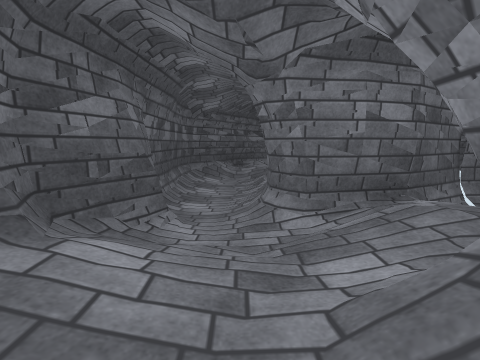
[1] (above)

19 first-person views from a walk through a Unity game level. The camera is 1.4 m above the floor, tilts 8° down and sees 85° across. The floor is counted in squares, 1 m on a side. Each view is taken from the middle of a square. On the plan, view 1 faces up. The plan holds only what a view shows up to about 13 squares ahead; the rest is blank. The place goes on beyond the plan. Surface patterns are stand-ins for the level's own textures.

[2]
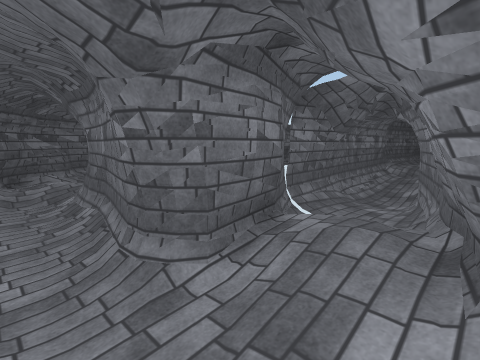

[3]
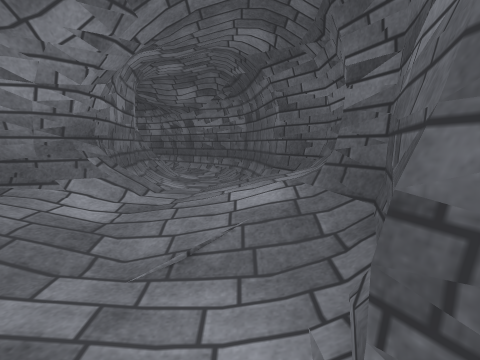

[4]
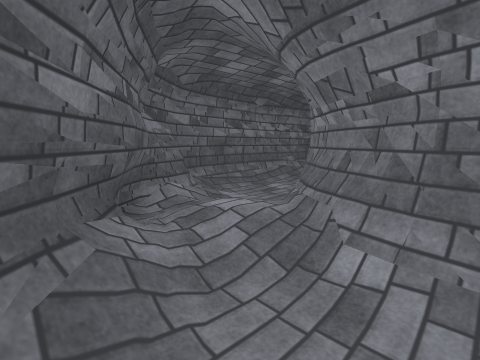

[5]
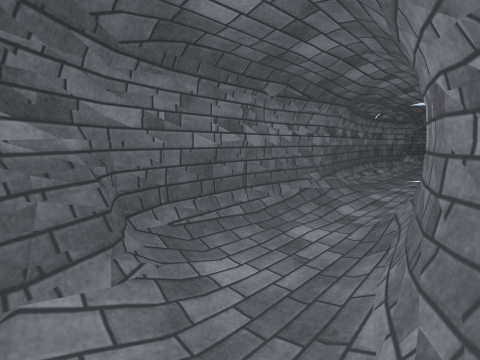

[6]
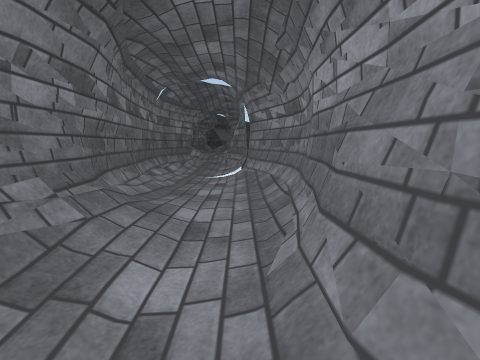

[7]
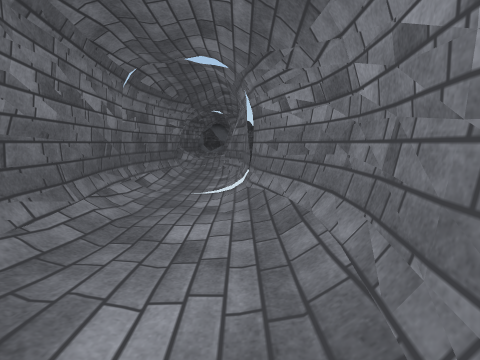

[8]
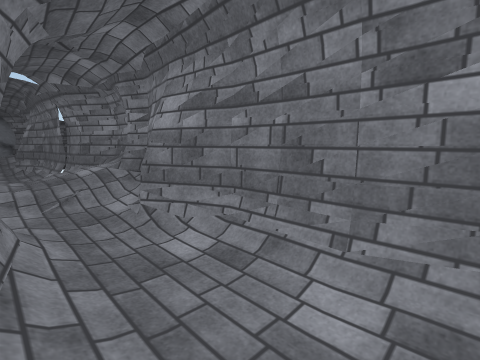

[9]
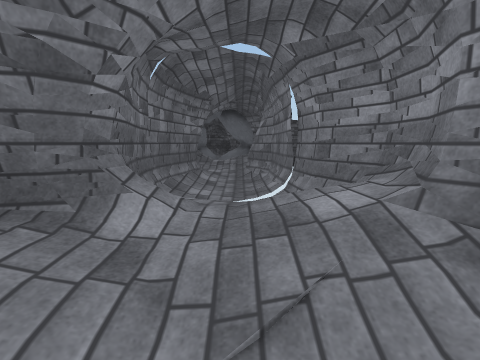

[10]
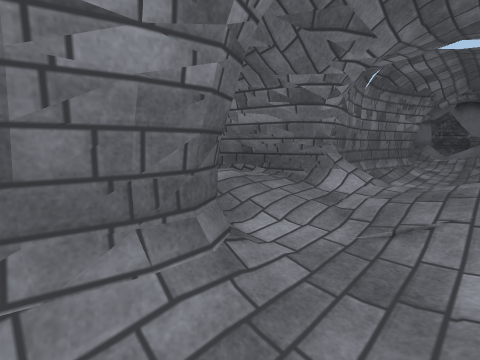

[11]
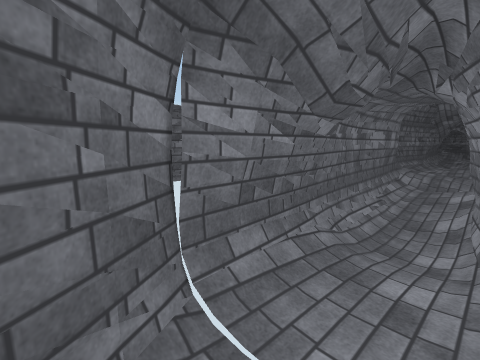

[12]
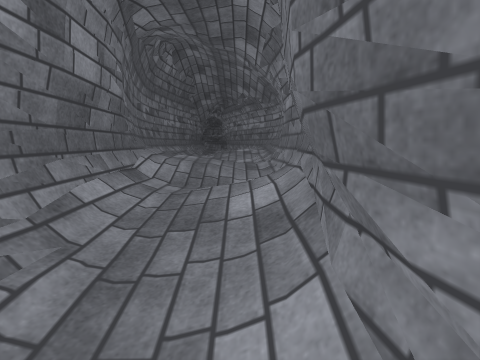

[13]
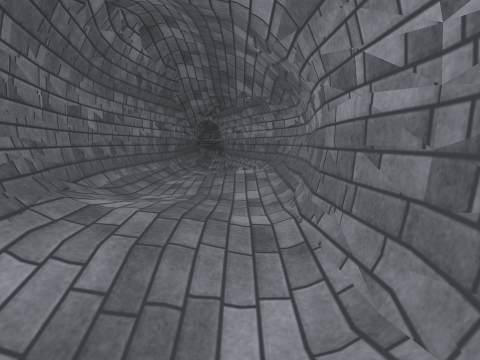

[14]
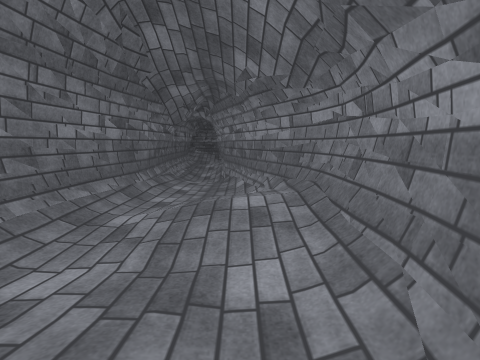

[15]
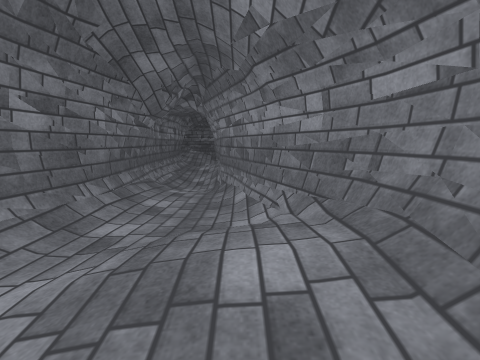

[16]
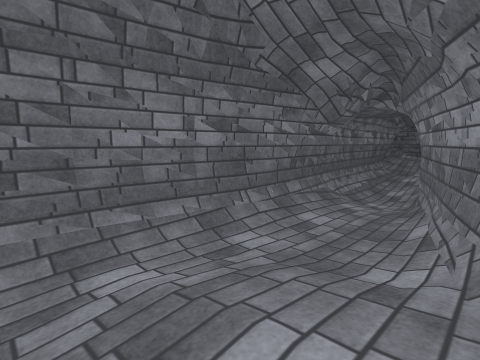

[17]
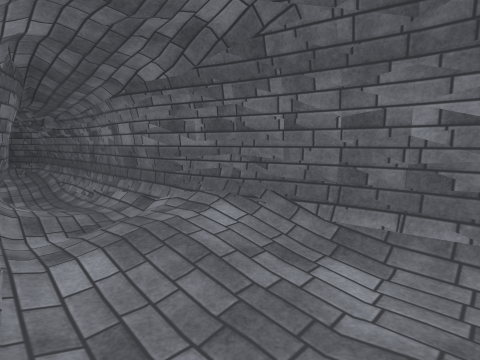

[18]
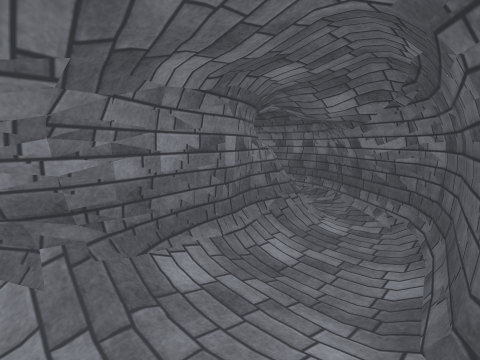

[19]
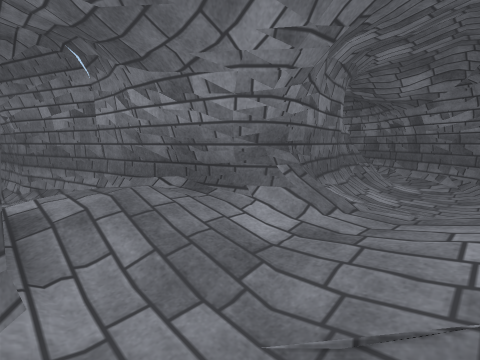

### Floor plan
Key: @ floor where view 1 was taken; # wall or solid block; . main floor; : floor 0.25 m higher than the main floor; - floor 0.25 m lower than the main floor; + floor 0.5 m higher than the main floor; _ floor 0.5 m lower than the main floor; * floor 0.75 m higher than the main floor; / step, stairs or slope; = window, fence, low wall or low ledge; O other object.
Columns run from 3 left of view 1 to 35 right of it. Each row starts with its distance up from view 1.
 22                            ##
 21                           **#   ###
 20                   #####  #/+#####/###
 19       #############///####::////-......
 18     ###/////////....-....../++:..--../.
 17    ###/...../.....--.-.../:/** //#####
 16    #//---.........//#########/####
 15   ##+ /##############       ###
 14  ##:++##
 13 ##/./##
 12 #/.-=#
 11 #/.-##
 10 #/..#
  9 #/-.#                  ################
  8 #/-.#              #=###///////////////
  7  /..#   ############//++::..:.....---__
  6  #./# ###//////__--../:+::.:::/..---/#
  5  #..###/ .---___///./..:..::++/./#####
  4 ##..//*/ .--#############///++/###
  3 #///:+#######           ########
  2 #/++/##=
  1 #/++/#
  0 ##/@/#
 -1  #../#
 -2  #/-.##
 -3  #/-.O#
 -4  ##-.O#
 -5   #..=#
 -6   ##//=
 -7    ##/.
 -8     ##/.
 -9      ####

Where each view was taken, in squares from view 1:
view 1: 0 up, 0 right, facing up
view 2: 2 up, 1 left, facing up-right
view 3: 6 up, 1 left, facing down
view 4: 11 up, 2 left, facing up-right
view 5: 14 up, 1 right, facing up-right
view 6: 16 up, 6 right, facing right
view 7: 16 up, 9 right, facing right
view 8: 19 up, 17 right, facing down-right
view 9: 18 up, 22 right, facing right
view 10: 17 up, 20 right, facing up-right
view 11: 4 up, 4 right, facing up-right
view 12: 5 up, 12 right, facing right
view 13: 5 up, 16 right, facing right
view 14: 5 up, 20 right, facing right
view 15: 5 up, 23 right, facing right
view 16: 4 up, 24 right, facing up-right
view 17: 4 up, 24 right, facing up-left
view 18: 2 up, 2 left, facing down-right
view 19: 5 up, 1 left, facing down-right
